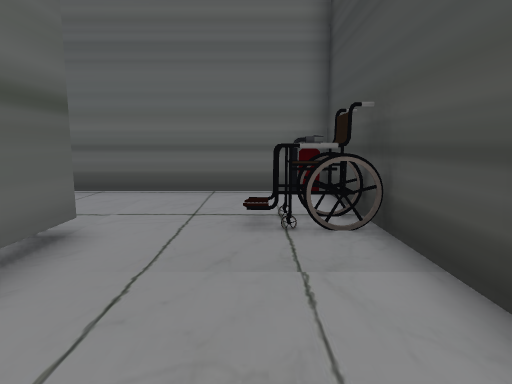
[1] (above)

20 first-person views from a walk through a 3-D level made in the Unity game engine. The camera is 1.3 m above the floor, tilts 8° down and sees 75° across. Doors are open. The floor is counted in squares, 1 m on a side. Each view is taken from the middle of a square. On the plan, view 1 faces up. The plan holds only what a view shows up to about 14 squares ahead; the rest is blank. The place goes on beyond the plan. The player is left out. Some surface patterns are stand-ins.

[2]
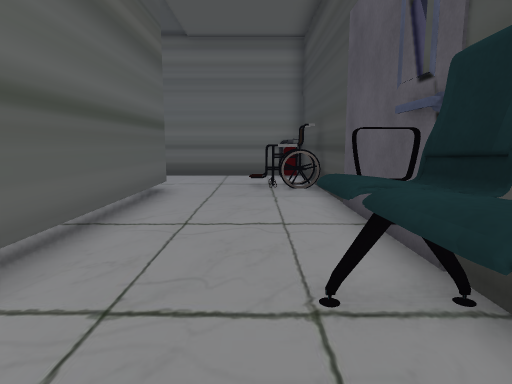

[3]
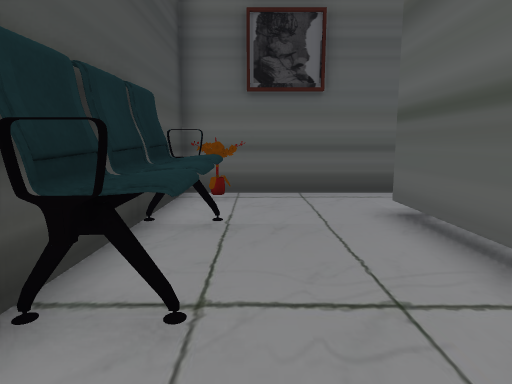

[4]
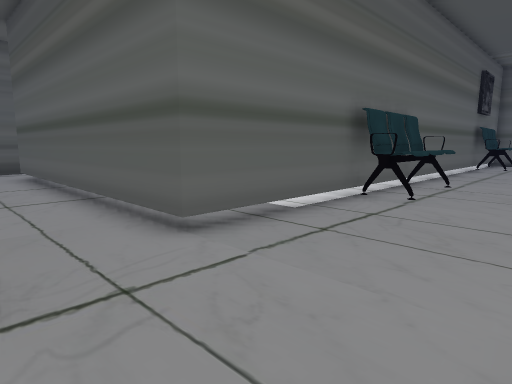

[5]
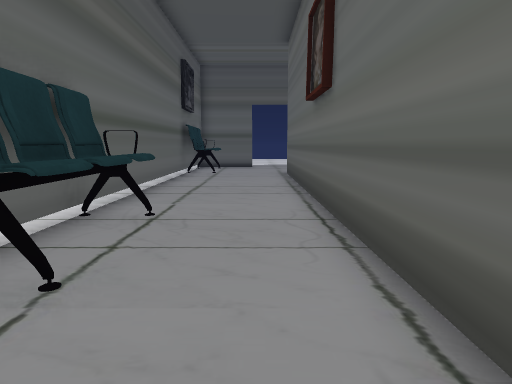

[6]
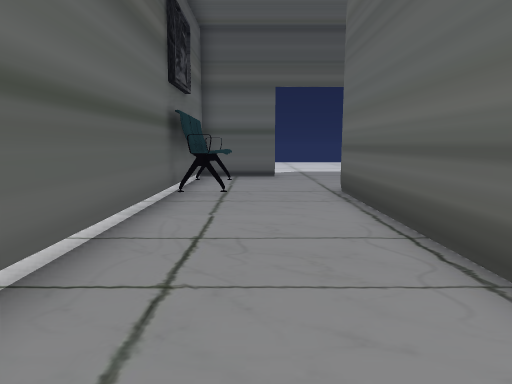

[7]
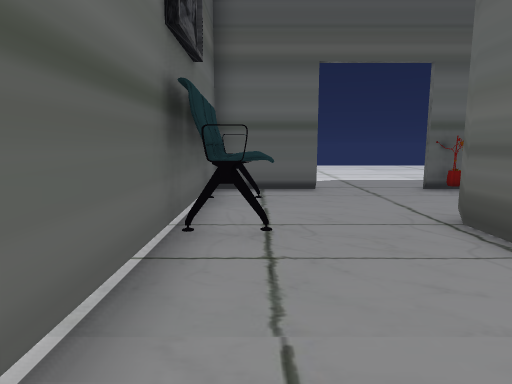

[8]
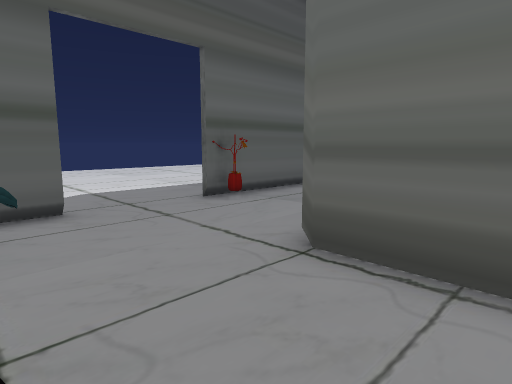

[9]
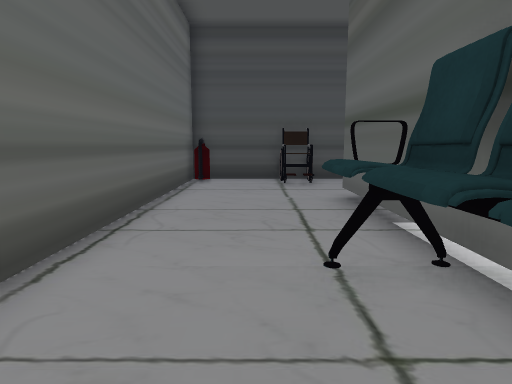

[10]
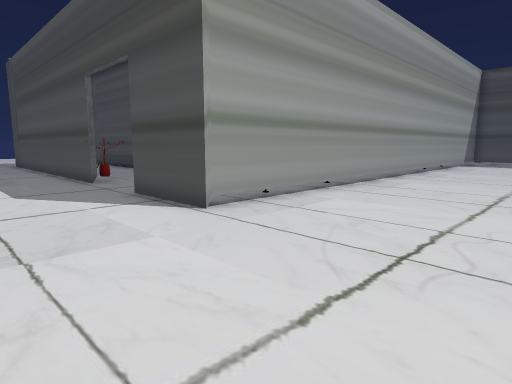

[11]
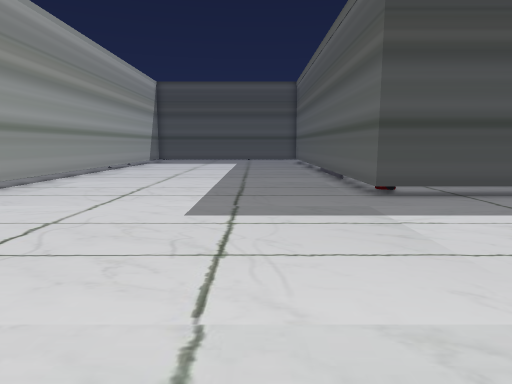

[12]
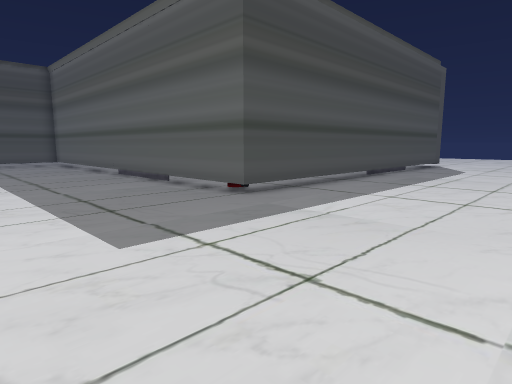

[13]
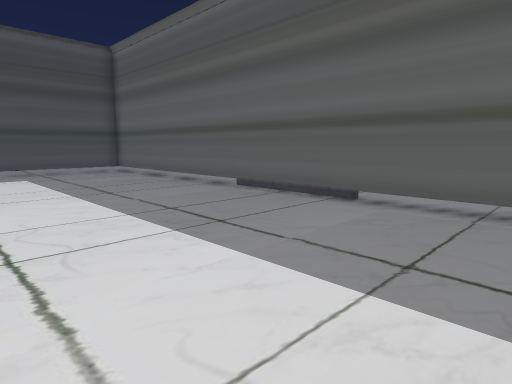

[14]
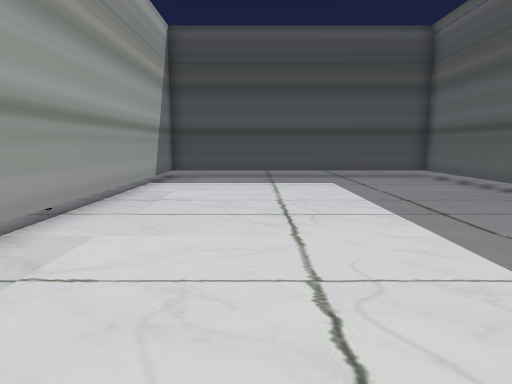

[15]
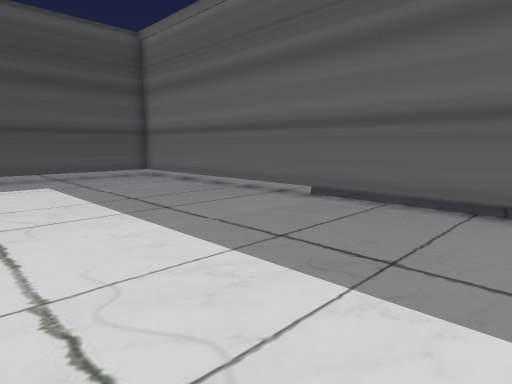

[16]
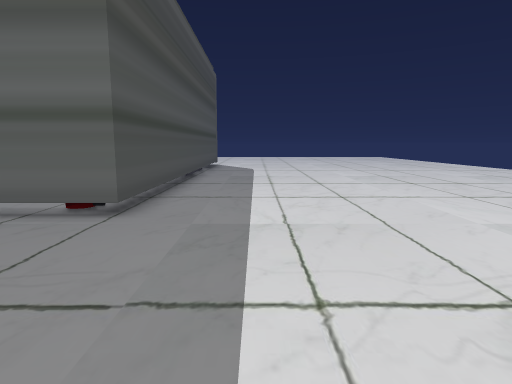

[17]
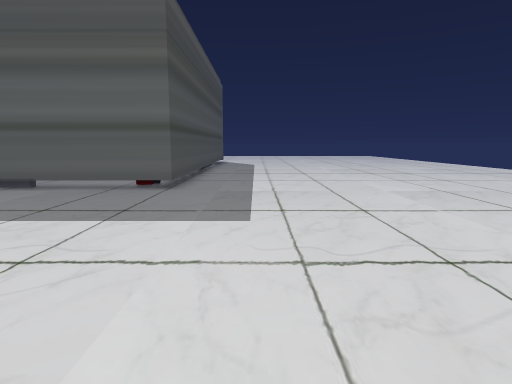

[18]
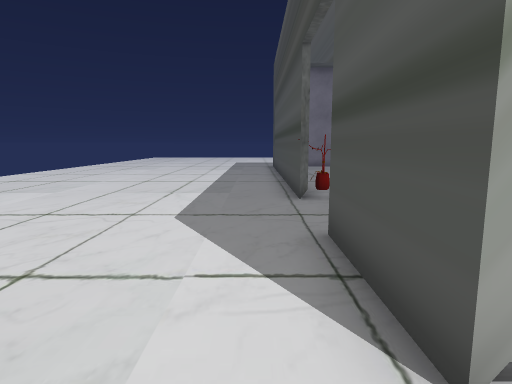

[19]
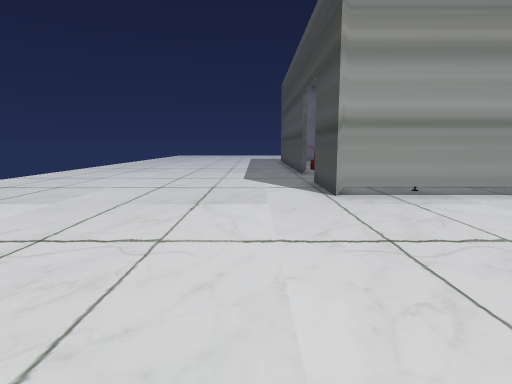

[20]
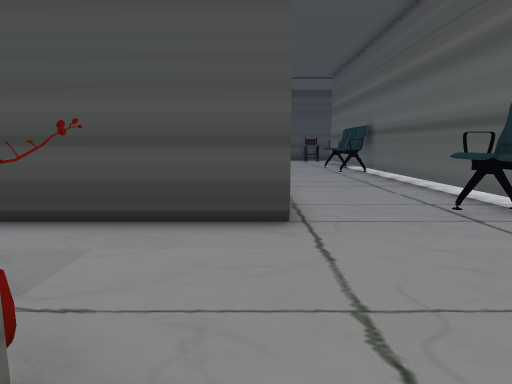

### Floor plan
Key: @ floor where view 1 was taken; # wall or solid block; . floor; D open door; ^ raised ledge; T thing the floor can be seen under or through; O other object.
Columns run from 29 left of view 1 to 2 right of it. Each row starts with its distance up from view 1.
 14 ....#.  #
 13 ....#...#
 12 ....#O..#
 11 ....DO..#
 10 ....D...#######################
  9 ....D.........................O#
  8 ....D..........................#
  7 ....#..........................#
  6 ....#.^^^^T.......^^^^T......OO#
  5 ....#####TTTTTTTTTTTTTTTTTT...O#
  4 ..........................T....#
  3 ..........................#....#
  2 ..........................#....#
  1 ..........................#....#
  0 ..........................#..@.#
 -1 ..........................#....#
 -2 ..........................#...^#
 -3 ..........................#...^#
 -4 ..........................#...^#
 -5 ..........................#...^#
 -6 .........TTTTT###TTTTTTTT##...##
 -7 .........TO....   .............#
 -8 .........T.....    ...  ......O#
 -9 .........T.              #######
-10 .........T.
-11 .........#.

Where each view was taken, in squares from view 1:
view 1: 0 up, 0 right, facing up
view 2: 5 down, 0 right, facing up
view 3: 0 up, 0 right, facing down
view 4: 9 up, 0 right, facing down-left
view 5: 8 up, 5 left, facing left
view 6: 7 up, 11 left, facing left
view 7: 6 up, 15 left, facing left
view 8: 6 up, 18 left, facing up-left
view 9: 7 up, 11 left, facing right
view 10: 1 down, 29 left, facing up-right
view 11: 3 down, 29 left, facing right
view 12: 0 up, 27 left, facing down-right
view 13: 1 up, 20 left, facing down-right
view 14: 1 up, 17 left, facing right
view 15: 1 up, 17 left, facing down-right
view 16: 0 up, 23 left, facing down
view 17: 4 up, 23 left, facing down
view 18: 3 up, 26 left, facing up
view 19: 4 down, 27 left, facing up
view 20: 10 up, 26 left, facing right
